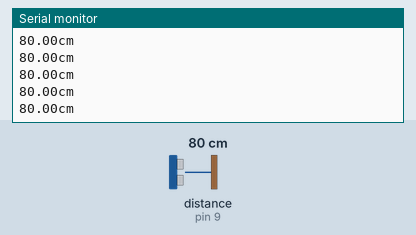
Simulated run of this sketch. Board: Arduino Uno, built with avr-gcc and run on an emulated ATmega328P. Shown: the last lines printed to the serial monitor. Wiring (inferred from the names in the program): ultrasonic range finder: trigger pin 8; echo pin 9. The test bench sets the inputs (shaded band); at power-on: distance to the obstacle (sensor on pin 9) 80 cm. The echo pulse lasts 58.3 µs per cm.

Above: at 1.2 s.
1.3 s: distance to the obstacle (sensor on pin 9) set to 299 cm
At 1.62 s:
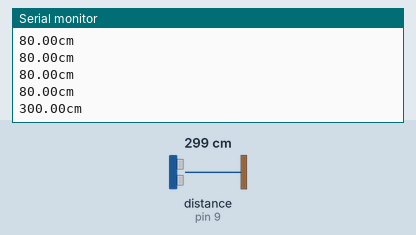
4.3 s: distance to the obstacle (sensor on pin 9) set to 2 cm
At 4.45 s:
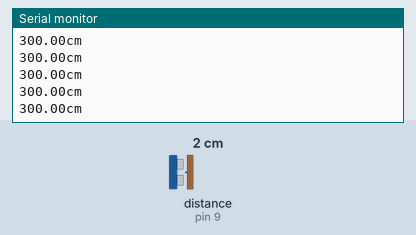
Timing chart, 0 to 7.3 s (numbered marks = the images above; inputs shaded):
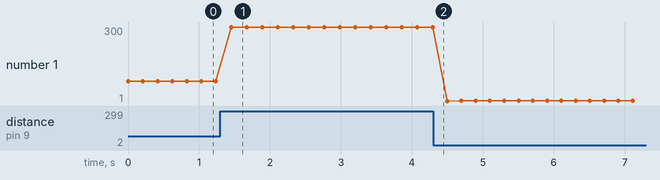

Measured:
- after the input at 1.3 s, the serial monitor: prints a new line after 0.16 s (image 1)
- plotted number 1: 80 → 300 after the input at 1.3 s, 300 → 2 after the input at 4.3 s

The sketch:

Ultrasonic_Sensor.ino
```cpp
int trig = 8;
int echo = 9;

void setup() {
  Serial.begin(9600);
  pinMode(trig, OUTPUT);
  pinMode(echo, INPUT);
}

void loop() {
  digitalWrite(trig, LOW);
  digitalWrite(echo, LOW);
  delayMicroseconds(2);

  digitalWrite(trig, HIGH);
  delayMicroseconds(10);
  digitalWrite(trig, LOW);

  unsigned long duration = pulseIn(echo, HIGH);
  float distance = duration / 58;
  Serial.print(distance);
  Serial.println("cm");
  delay(200);
}
```
